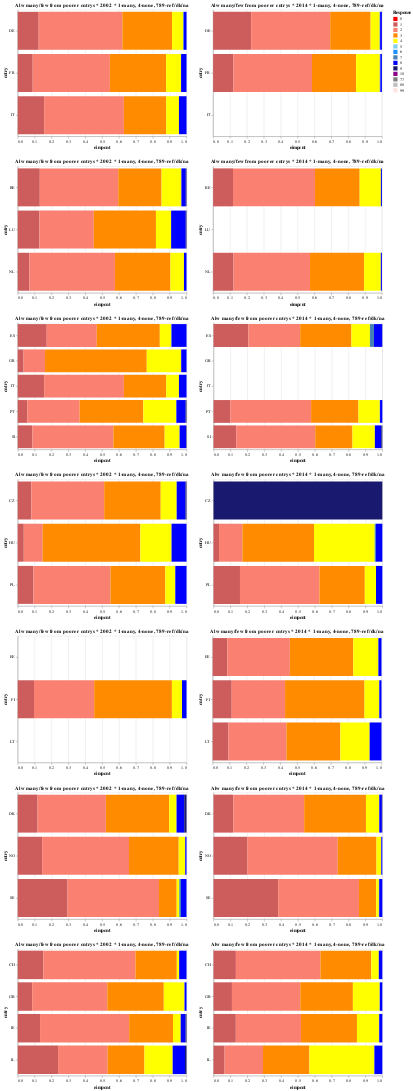

The code cell stored with this chart in its notebook:
### Code cell
utils.multigroup_plot(imm, ALL, 'eimpcnt')

### Figure 1 — Vega-Lite specification as saved in the notebook (floating-point values rounded to 4 significant figures)
{"$schema": "https://vega.github.io/schema/vega-lite/v2.6.0.json", "config": {"view": {"height": 300, "width": 400}}, "datasets": {"data-21030d6520898c2d5eb623ac5236640b": [{"cntry": "ES", "eimpcnt": 0.172, "essrnd": 1, "response": 1}, {"cntry": "ES", "eimpcnt": 0.2964, "essrnd": 1, "response": 2}, {"cntry": "ES", "eimpcnt": 0.3733, "essrnd": 1, "response": 3}, {"cntry": "ES", "eimpcnt": 0.0669, "essrnd": 1, "response": 4}, {"cntry": "ES", "eimpcnt": 0.003197, "essrnd": 1, "response": 7}, {"cntry": "ES", "eimpcnt": 0.08811, "essrnd": 1, "response": 8}, {"cntry": "PT", "eimpcnt": 0.05644, "essrnd": 1, "response": 1}, {"cntry": "PT", "eimpcnt": 0.3104, "essrnd": 1, "response": 2}, {"cntry": "PT", "eimpcnt": 0.3772, "essrnd": 1, "response": 3}, {"cntry": "PT", "eimpcnt": 0.1951, "essrnd": 1, "response": 4}, {"cntry": "PT", "eimpcnt": 0.0008244, "essrnd": 1, "response": 7}, {"cntry": "PT", "eimpcnt": 0.05472, "essrnd": 1, "response": 8}, {"cntry": "PT", "eimpcnt": 0.005296, "essrnd": 1, "response": 9}, {"cntry": "GR", "eimpcnt": 0.03473, "essrnd": 1, "response": 1}, {"cntry": "GR", "eimpcnt": 0.1271, "essrnd": 1, "response": 2}, {"cntry": "GR", "eimpcnt": 0.6026, "essrnd": 1, "response": 3}, {"cntry": "GR", "eimpcnt": 0.2036, "essrnd": 1, "response": 4}, {"cntry": "GR", "eimpcnt": 0.0004867, "essrnd": 1, "response": 7}, {"cntry": "GR", "eimpcnt": 0.03142, "essrnd": 1, "response": 8}, {"cntry": "IT", "eimpcnt": 0.1566, "essrnd": 1, "response": 1}, {"cntry": "IT", "eimpcnt": 0.4724, "essrnd": 1, "response": 2}, {"cntry": "IT", "eimpcnt": 0.2508, "essrnd": 1, "response": 3}, {"cntry": "IT", "eimpcnt": 0.07535, "essrnd": 1, "response": 4}, {"cntry": "IT", "eimpcnt": 0.04481, "essrnd": 1, "response": 8}, {"cntry": "SI", "eimpcnt": 0.08711, "essrnd": 1, "response": 1}, {"cntry": "SI", "eimpcnt": 0.4798, "essrnd": 1, "response": 2}, {"cntry": "SI", "eimpcnt": 0.3037, "essrnd": 1, "response": 3}, {"cntry": "SI", "eimpcnt": 0.08848, "essrnd": 1, "response": 4}, {"cntry": "SI", "eimpcnt": 0.03808, "essrnd": 1, "response": 8}, {"cntry": "SI", "eimpcnt": 0.002876, "essrnd": 1, "response": 9}], "data-21fa301419c89dcaf114e5a032d7178f": [{"cntry": "EE", "eimpcnt": 0.0865, "essrnd": 7, "response": 1}, {"cntry": "EE", "eimpcnt": 0.3707, "essrnd": 7, "response": 2}, {"cntry": "EE", "eimpcnt": 0.3759, "essrnd": 7, "response": 3}, {"cntry": "EE", "eimpcnt": 0.1484, "essrnd": 7, "response": 4}, {"cntry": "EE", "eimpcnt": 0.01844, "essrnd": 7, "response": 8}, {"cntry": "FI", "eimpcnt": 0.1128, "essrnd": 7, "response": 1}, {"cntry": "FI", "eimpcnt": 0.3161, "essrnd": 7, "response": 2}, {"cntry": "FI", "eimpcnt": 0.4704, "essrnd": 7, "response": 3}, {"cntry": "FI", "eimpcnt": 0.0862, "essrnd": 7, "response": 4}, {"cntry": "FI", "eimpcnt": 0.001814, "essrnd": 7, "response": 7}, {"cntry": "FI", "eimpcnt": 0.01267, "essrnd": 7, "response": 8}, {"cntry": "LT", "eimpcnt": 0.09347, "essrnd": 7, "response": 1}, {"cntry": "LT", "eimpcnt": 0.3434, "essrnd": 7, "response": 2}, {"cntry": "LT", "eimpcnt": 0.3198, "essrnd": 7, "response": 3}, {"cntry": "LT", "eimpcnt": 0.1731, "essrnd": 7, "response": 4}, {"cntry": "LT", "eimpcnt": 0.07016, "essrnd": 7, "response": 8}], "data-2ce0c29132242f0ea83e458c3a80968d": [{"cntry": "DK", "eimpcnt": 0.1176, "essrnd": 1, "response": 1}, {"cntry": "DK", "eimpcnt": 0.4046, "essrnd": 1, "response": 2}, {"cntry": "DK", "eimpcnt": 0.3752, "essrnd": 1, "response": 3}, {"cntry": "DK", "eimpcnt": 0.04353, "essrnd": 1, "response": 4}, {"cntry": "DK", "eimpcnt": 0.04535, "essrnd": 1, "response": 8}, {"cntry": "DK", "eimpcnt": 0.0137, "essrnd": 1, "response": 9}, {"cntry": "NO", "eimpcnt": 0.1447, "essrnd": 1, "response": 1}, {"cntry": "NO", "eimpcnt": 0.5144, "essrnd": 1, "response": 2}, {"cntry": "NO", "eimpcnt": 0.2947, "essrnd": 1, "response": 3}, {"cntry": "NO", "eimpcnt": 0.03707, "essrnd": 1, "response": 4}, {"cntry": "NO", "eimpcnt": 0.001728, "essrnd": 1, "response": 7}, {"cntry": "NO", "eimpcnt": 0.007374, "essrnd": 1, "response": 8}, {"cntry": "SE", "eimpcnt": 0.2953, "essrnd": 1, "response": 1}, {"cntry": "SE", "eimpcnt": 0.5418, "essrnd": 1, "response": 2}, {"cntry": "SE", "eimpcnt": 0.1047, "essrnd": 1, "response": 3}, {"cntry": "SE", "eimpcnt": 0.01538, "essrnd": 1, "response": 4}, {"cntry": "SE", "eimpcnt": 0.01017, "essrnd": 1, "response": 7}, {"cntry": "SE", "eimpcnt": 0.03213, "essrnd": 1, "response": 8}, {"cntry": "SE", "eimpcnt": 0.0004953, "essrnd": 1, "response": 9}], "data-2e280d7c9b11625b8d409eaee5e2ba03": [{"cntry": "CH", "eimpcnt": 0.1513, "essrnd": 1, "response": 1}, {"cntry": "CH", "eimpcnt": 0.5462, "essrnd": 1, "response": 2}, {"cntry": "CH", "eimpcnt": 0.245, "essrnd": 1, "response": 3}, {"cntry": "CH", "eimpcnt": 0.01379, "essrnd": 1, "response": 4}, {"cntry": "CH", "eimpcnt": 0.04367, "essrnd": 1, "response": 8}, {"cntry": "GB", "eimpcnt": 0.08566, "essrnd": 1, "response": 1}, {"cntry": "GB", "eimpcnt": 0.4452, "essrnd": 1, "response": 2}, {"cntry": "GB", "eimpcnt": 0.3346, "essrnd": 1, "response": 3}, {"cntry": "GB", "eimpcnt": 0.122, "essrnd": 1, "response": 4}, {"cntry": "GB", "eimpcnt": 0.001112, "essrnd": 1, "response": 7}, {"cntry": "GB", "eimpcnt": 0.0114, "essrnd": 1, "response": 8}, {"cntry": "IE", "eimpcnt": 0.1323, "essrnd": 1, "response": 1}, {"cntry": "IE", "eimpcnt": 0.5276, "essrnd": 1, "response": 2}, {"cntry": "IE", "eimpcnt": 0.2599, "essrnd": 1, "response": 3}, {"cntry": "IE", "eimpcnt": 0.04577, "essrnd": 1, "response": 4}, {"cntry": "IE", "eimpcnt": 0.0288, "essrnd": 1, "response": 8}, {"cntry": "IE", "eimpcnt": 0.005579, "essrnd": 1, "response": 9}, {"cntry": "IL", "eimpcnt": 0.239, "essrnd": 1, "response": 1}, {"cntry": "IL", "eimpcnt": 0.2935, "essrnd": 1, "response": 2}, {"cntry": "IL", "eimpcnt": 0.2183, "essrnd": 1, "response": 3}, {"cntry": "IL", "eimpcnt": 0.1672, "essrnd": 1, "response": 4}, {"cntry": "IL", "eimpcnt": 0.07289, "essrnd": 1, "response": 8}, {"cntry": "IL", "eimpcnt": 0.009146, "essrnd": 1, "response": 9}], "data-4727062a19b64a0c220c93d1cd1ff5c6": [{"cntry": "DE", "eimpcnt": 0.1241, "essrnd": 1, "response": 1}, {"cntry": "DE", "eimpcnt": 0.4955, "essrnd": 1, "response": 2}, {"cntry": "DE", "eimpcnt": 0.2947, "essrnd": 1, "response": 3}, {"cntry": "DE", "eimpcnt": 0.06544, "essrnd": 1, "response": 4}, {"cntry": "DE", "eimpcnt": 0.003896, "essrnd": 1, "response": 7}, {"cntry": "DE", "eimpcnt": 0.01632, "essrnd": 1, "response": 8}, {"cntry": "FR", "eimpcnt": 0.08881, "essrnd": 1, "response": 1}, {"cntry": "FR", "eimpcnt": 0.4573, "essrnd": 1, "response": 2}, {"cntry": "FR", "eimpcnt": 0.3331, "essrnd": 1, "response": 3}, {"cntry": "FR", "eimpcnt": 0.08863, "essrnd": 1, "response": 4}, {"cntry": "FR", "eimpcnt": 0.03221, "essrnd": 1, "response": 8}, {"cntry": "IT", "eimpcnt": 0.1566, "essrnd": 1, "response": 1}, {"cntry": "IT", "eimpcnt": 0.4724, "essrnd": 1, "response": 2}, {"cntry": "IT", "eimpcnt": 0.2508, "essrnd": 1, "response": 3}, {"cntry": "IT", "eimpcnt": 0.07535, "essrnd": 1, "response": 4}, {"cntry": "IT", "eimpcnt": 0.04481, "essrnd": 1, "response": 8}], "data-4b9bf45a5e732a5a0cfc5ff7a6ea617f": [{"cntry": "PL", "eimpcnt": 0.09339, "essrnd": 1, "response": 1}, {"cntry": "PL", "eimpcnt": 0.4563, "essrnd": 1, "response": 2}, {"cntry": "PL", "eimpcnt": 0.325, "essrnd": 1, "response": 3}, {"cntry": "PL", "eimpcnt": 0.05878, "essrnd": 1, "response": 4}, {"cntry": "PL", "eimpcnt": 0.06658, "essrnd": 1, "response": 8}, {"cntry": "HU", "eimpcnt": 0.03593, "essrnd": 1, "response": 1}, {"cntry": "HU", "eimpcnt": 0.1117, "essrnd": 1, "response": 2}, {"cntry": "HU", "eimpcnt": 0.5791, "essrnd": 1, "response": 3}, {"cntry": "HU", "eimpcnt": 0.1845, "essrnd": 1, "response": 4}, {"cntry": "HU", "eimpcnt": 0.08876, "essrnd": 1, "response": 8}, {"cntry": "CZ", "eimpcnt": 0.08111, "essrnd": 1, "response": 1}, {"cntry": "CZ", "eimpcnt": 0.4312, "essrnd": 1, "response": 2}, {"cntry": "CZ", "eimpcnt": 0.335, "essrnd": 1, "response": 3}, {"cntry": "CZ", "eimpcnt": 0.09449, "essrnd": 1, "response": 4}, {"cntry": "CZ", "eimpcnt": 0.05233, "essrnd": 1, "response": 8}, {"cntry": "CZ", "eimpcnt": 0.005934, "essrnd": 1, "response": 9}], "data-672e9588717fdf48c7c6d6b4a53b3f22": [{"cntry": "PL", "eimpcnt": 0.1567, "essrnd": 7, "response": 1}, {"cntry": "PL", "eimpcnt": 0.4707, "essrnd": 7, "response": 2}, {"cntry": "PL", "eimpcnt": 0.2688, "essrnd": 7, "response": 3}, {"cntry": "PL", "eimpcnt": 0.06618, "essrnd": 7, "response": 4}, {"cntry": "PL", "eimpcnt": 0.03759, "essrnd": 7, "response": 8}, {"cntry": "HU", "eimpcnt": 0.03258, "essrnd": 7, "response": 1}, {"cntry": "HU", "eimpcnt": 0.138, "essrnd": 7, "response": 2}, {"cntry": "HU", "eimpcnt": 0.4246, "essrnd": 7, "response": 3}, {"cntry": "HU", "eimpcnt": 0.3596, "essrnd": 7, "response": 4}, {"cntry": "HU", "eimpcnt": 0.006946, "essrnd": 7, "response": 7}, {"cntry": "HU", "eimpcnt": 0.03821, "essrnd": 7, "response": 8}, {"cntry": "CZ", "eimpcnt": 1.0, "essrnd": 7, "response": 9}], "data-6748a48e72dfc60a76a5e18b2801ee4a": [{"cntry": "ES", "eimpcnt": 0.2065, "essrnd": 7, "response": 1}, {"cntry": "ES", "eimpcnt": 0.3067, "essrnd": 7, "response": 2}, {"cntry": "ES", "eimpcnt": 0.3038, "essrnd": 7, "response": 3}, {"cntry": "ES", "eimpcnt": 0.1096, "essrnd": 7, "response": 4}, {"cntry": "ES", "eimpcnt": 0.0242, "essrnd": 7, "response": 7}, {"cntry": "ES", "eimpcnt": 0.04868, "essrnd": 7, "response": 8}, {"cntry": "ES", "eimpcnt": 0.0005442, "essrnd": 7, "response": 9}, {"cntry": "PT", "eimpcnt": 0.09978, "essrnd": 7, "response": 1}, {"cntry": "PT", "eimpcnt": 0.4781, "essrnd": 7, "response": 2}, {"cntry": "PT", "eimpcnt": 0.2806, "essrnd": 7, "response": 3}, {"cntry": "PT", "eimpcnt": 0.1264, "essrnd": 7, "response": 4}, {"cntry": "PT", "eimpcnt": 0.001488, "essrnd": 7, "response": 7}, {"cntry": "PT", "eimpcnt": 0.01353, "essrnd": 7, "response": 8}, {"cntry": "GR", "eimpcnt": 0, "essrnd": 7, "response": 0}, {"cntry": "IT", "eimpcnt": 0, "essrnd": 7, "response": 0}, {"cntry": "SI", "eimpcnt": 0.1345, "essrnd": 7, "response": 1}, {"cntry": "SI", "eimpcnt": 0.468, "essrnd": 7, "response": 2}, {"cntry": "SI", "eimpcnt": 0.2208, "essrnd": 7, "response": 3}, {"cntry": "SI", "eimpcnt": 0.1326, "essrnd": 7, "response": 4}, {"cntry": "SI", "eimpcnt": 0.03825, "essrnd": 7, "response": 8}, {"cntry": "SI", "eimpcnt": 0.006008, "essrnd": 7, "response": 9}], "data-7b885f529e5c8628a75c6cdc7dfd09c1": [{"cntry": "BE", "eimpcnt": 0.1178, "essrnd": 7, "response": 1}, {"cntry": "BE", "eimpcnt": 0.4859, "essrnd": 7, "response": 2}, {"cntry": "BE", "eimpcnt": 0.2646, "essrnd": 7, "response": 3}, {"cntry": "BE", "eimpcnt": 0.1256, "essrnd": 7, "response": 4}, {"cntry": "BE", "eimpcnt": 0.006075, "essrnd": 7, "response": 8}, {"cntry": "NL", "eimpcnt": 0.1211, "essrnd": 7, "response": 1}, {"cntry": "NL", "eimpcnt": 0.453, "essrnd": 7, "response": 2}, {"cntry": "NL", "eimpcnt": 0.3203, "essrnd": 7, "response": 3}, {"cntry": "NL", "eimpcnt": 0.09867, "essrnd": 7, "response": 4}, {"cntry": "NL", "eimpcnt": 0.001214, "essrnd": 7, "response": 7}, {"cntry": "NL", "eimpcnt": 0.005779, "essrnd": 7, "response": 8}, {"cntry": "LU", "eimpcnt": 0, "essrnd": 7, "response": 0}], "data-8cc0f1299e6c82b607bb31715eb36337": [{"cntry": "DE", "eimpcnt": 0.2255, "essrnd": 7, "response": 1}, {"cntry": "DE", "eimpcnt": 0.4682, "essrnd": 7, "response": 2}, {"cntry": "DE", "eimpcnt": 0.2394, "essrnd": 7, "response": 3}, {"cntry": "DE", "eimpcnt": 0.05351, "essrnd": 7, "response": 4}, {"cntry": "DE", "eimpcnt": 0.002779, "essrnd": 7, "response": 7}, {"cntry": "DE", "eimpcnt": 0.01058, "essrnd": 7, "response": 8}, {"cntry": "FR", "eimpcnt": 0.1201, "essrnd": 7, "response": 1}, {"cntry": "FR", "eimpcnt": 0.4658, "essrnd": 7, "response": 2}, {"cntry": "FR", "eimpcnt": 0.2611, "essrnd": 7, "response": 3}, {"cntry": "FR", "eimpcnt": 0.1405, "essrnd": 7, "response": 4}, {"cntry": "FR", "eimpcnt": 0.003161, "essrnd": 7, "response": 7}, {"cntry": "FR", "eimpcnt": 0.009358, "essrnd": 7, "response": 8}, {"cntry": "IT", "eimpcnt": 0, "essrnd": 7, "response": 0}], "data-aeefe2d3326d7aa0c1e36911f0d1e81b": [{"cntry": "CH", "eimpcnt": 0.1325, "essrnd": 7, "response": 1}, {"cntry": "CH", "eimpcnt": 0.5007, "essrnd": 7, "response": 2}, {"cntry": "CH", "eimpcnt": 0.3016, "essrnd": 7, "response": 3}, {"cntry": "CH", "eimpcnt": 0.04446, "essrnd": 7, "response": 4}, {"cntry": "CH", "eimpcnt": 0.02085, "essrnd": 7, "response": 8}, {"cntry": "GB", "eimpcnt": 0.1092, "essrnd": 7, "response": 1}, {"cntry": "GB", "eimpcnt": 0.4049, "essrnd": 7, "response": 2}, {"cntry": "GB", "eimpcnt": 0.3115, "essrnd": 7, "response": 3}, {"cntry": "GB", "eimpcnt": 0.1583, "essrnd": 7, "response": 4}, {"cntry": "GB", "eimpcnt": 0.001764, "essrnd": 7, "response": 7}, {"cntry": "GB", "eimpcnt": 0.01428, "essrnd": 7, "response": 8}, {"cntry": "IE", "eimpcnt": 0.1321, "essrnd": 7, "response": 1}, {"cntry": "IE", "eimpcnt": 0.3858, "essrnd": 7, "response": 2}, {"cntry": "IE", "eimpcnt": 0.3317, "essrnd": 7, "response": 3}, {"cntry": "IE", "eimpcnt": 0.1303, "essrnd": 7, "response": 4}, {"cntry": "IE", "eimpcnt": 0.001793, "essrnd": 7, "response": 7}, {"cntry": "IE", "eimpcnt": 0.01823, "essrnd": 7, "response": 8}, {"cntry": "IL", "eimpcnt": 0.06554, "essrnd": 7, "response": 1}, {"cntry": "IL", "eimpcnt": 0.2275, "essrnd": 7, "response": 2}, {"cntry": "IL", "eimpcnt": 0.2751, "essrnd": 7, "response": 3}, {"cntry": "IL", "eimpcnt": 0.3846, "essrnd": 7, "response": 4}, {"cntry": "IL", "eimpcnt": 0.04719, "essrnd": 7, "response": 8}], "data-dc4efba003d9a475f2cbf13c52459ac7": [{"cntry": "DK", "eimpcnt": 0.1168, "essrnd": 7, "response": 1}, {"cntry": "DK", "eimpcnt": 0.4202, "essrnd": 7, "response": 2}, {"cntry": "DK", "eimpcnt": 0.366, "essrnd": 7, "response": 3}, {"cntry": "DK", "eimpcnt": 0.07887, "essrnd": 7, "response": 4}, {"cntry": "DK", "eimpcnt": 0.01543, "essrnd": 7, "response": 8}, {"cntry": "DK", "eimpcnt": 0.002714, "essrnd": 7, "response": 9}, {"cntry": "NO", "eimpcnt": 0.1996, "essrnd": 7, "response": 1}, {"cntry": "NO", "eimpcnt": 0.5363, "essrnd": 7, "response": 2}, {"cntry": "NO", "eimpcnt": 0.2295, "essrnd": 7, "response": 3}, {"cntry": "NO", "eimpcnt": 0.02783, "essrnd": 7, "response": 4}, {"cntry": "NO", "eimpcnt": 0.0004897, "essrnd": 7, "response": 7}, {"cntry": "NO", "eimpcnt": 0.006232, "essrnd": 7, "response": 8}, {"cntry": "SE", "eimpcnt": 0.3834, "essrnd": 7, "response": 1}, {"cntry": "SE", "eimpcnt": 0.4783, "essrnd": 7, "response": 2}, {"cntry": "SE", "eimpcnt": 0.1019, "essrnd": 7, "response": 3}, {"cntry": "SE", "eimpcnt": 0.01592, "essrnd": 7, "response": 4}, {"cntry": "SE", "eimpcnt": 0.001856, "essrnd": 7, "response": 7}, {"cntry": "SE", "eimpcnt": 0.01864, "essrnd": 7, "response": 8}], "data-dd809ebe90d3152d6a9ebbacc5f7a069": [{"cntry": "EE", "eimpcnt": 0, "essrnd": 1, "response": 0}, {"cntry": "FI", "eimpcnt": 0.09629, "essrnd": 1, "response": 1}, {"cntry": "FI", "eimpcnt": 0.3567, "essrnd": 1, "response": 2}, {"cntry": "FI", "eimpcnt": 0.4605, "essrnd": 1, "response": 3}, {"cntry": "FI", "eimpcnt": 0.0596, "essrnd": 1, "response": 4}, {"cntry": "FI", "eimpcnt": 0.02697, "essrnd": 1, "response": 8}, {"cntry": "LT", "eimpcnt": 0, "essrnd": 1, "response": 0}], "data-fa5ab97b301c683630272338a93fc67f": [{"cntry": "BE", "eimpcnt": 0.1307, "essrnd": 1, "response": 1}, {"cntry": "BE", "eimpcnt": 0.4649, "essrnd": 1, "response": 2}, {"cntry": "BE", "eimpcnt": 0.2566, "essrnd": 1, "response": 3}, {"cntry": "BE", "eimpcnt": 0.1173, "essrnd": 1, "response": 4}, {"cntry": "BE", "eimpcnt": 0.02611, "essrnd": 1, "response": 8}, {"cntry": "BE", "eimpcnt": 0.004331, "essrnd": 1, "response": 9}, {"cntry": "NL", "eimpcnt": 0.06883, "essrnd": 1, "response": 1}, {"cntry": "NL", "eimpcnt": 0.5073, "essrnd": 1, "response": 2}, {"cntry": "NL", "eimpcnt": 0.3287, "essrnd": 1, "response": 3}, {"cntry": "NL", "eimpcnt": 0.07994, "essrnd": 1, "response": 4}, {"cntry": "NL", "eimpcnt": 0.01521, "essrnd": 1, "response": 8}, {"cntry": "LU", "eimpcnt": 0.1284, "essrnd": 1, "response": 1}, {"cntry": "LU", "eimpcnt": 0.3222, "essrnd": 1, "response": 2}, {"cntry": "LU", "eimpcnt": 0.3682, "essrnd": 1, "response": 3}, {"cntry": "LU", "eimpcnt": 0.0899, "essrnd": 1, "response": 4}, {"cntry": "LU", "eimpcnt": 0.0868, "essrnd": 1, "response": 8}, {"cntry": "LU", "eimpcnt": 0.004464, "essrnd": 1, "response": 9}]}, "vconcat": [{"hconcat": [{"data": {"name": "data-4727062a19b64a0c220c93d1cd1ff5c6"}, "encoding": {"color": {"field": "response", "legend": {"title": "Response"}, "scale": {"domain": [0, 1, 2, 3, 4, 5, 6, 7, 8, 9, 10, 77, 88, 99], "range": ["red", "indianred", "salmon", "darkorange", "yellow", "skyblue", "dodgerblue", "steelblue", "blue", "midnightblue", "darkmagenta", "gray", "silver", "mistyrose"]}, "type": "ordinal"}, "order": {"field": "response", "sort": "ascending", "type": "quantitative"}, "x": {"field": "eimpcnt", "scale": {"domain": [0, 1]}, "type": "quantitative"}, "y": {"field": "cntry", "type": "nominal"}}, "mark": "bar", "title": "Alw many/few from poorer cntrys * 2002 * 1-many, 4-none, 789-ref/dk/na"}, {"data": {"name": "data-8cc0f1299e6c82b607bb31715eb36337"}, "encoding": {"color": {"field": "response", "legend": {"title": "Response"}, "scale": {"domain": [0, 1, 2, 3, 4, 5, 6, 7, 8, 9, 10, 77, 88, 99], "range": ["red", "indianred", "salmon", "darkorange", "yellow", "skyblue", "dodgerblue", "steelblue", "blue", "midnightblue", "darkmagenta", "gray", "silver", "mistyrose"]}, "type": "ordinal"}, "order": {"field": "response", "sort": "ascending", "type": "quantitative"}, "x": {"field": "eimpcnt", "scale": {"domain": [0, 1]}, "type": "quantitative"}, "y": {"field": "cntry", "type": "nominal"}}, "mark": "bar", "title": "Alw many/few from poorer cntrys * 2014 * 1-many, 4-none, 789-ref/dk/na"}]}, {"hconcat": [{"data": {"name": "data-fa5ab97b301c683630272338a93fc67f"}, "encoding": {"color": {"field": "response", "legend": {"title": "Response"}, "scale": {"domain": [0, 1, 2, 3, 4, 5, 6, 7, 8, 9, 10, 77, 88, 99], "range": ["red", "indianred", "salmon", "darkorange", "yellow", "skyblue", "dodgerblue", "steelblue", "blue", "midnightblue", "darkmagenta", "gray", "silver", "mistyrose"]}, "type": "ordinal"}, "order": {"field": "response", "sort": "ascending", "type": "quantitative"}, "x": {"field": "eimpcnt", "scale": {"domain": [0, 1]}, "type": "quantitative"}, "y": {"field": "cntry", "type": "nominal"}}, "mark": "bar", "title": "Alw many/few from poorer cntrys * 2002 * 1-many, 4-none, 789-ref/dk/na"}, {"data": {"name": "data-7b885f529e5c8628a75c6cdc7dfd09c1"}, "encoding": {"color": {"field": "response", "legend": {"title": "Response"}, "scale": {"domain": [0, 1, 2, 3, 4, 5, 6, 7, 8, 9, 10, 77, 88, 99], "range": ["red", "indianred", "salmon", "darkorange", "yellow", "skyblue", "dodgerblue", "steelblue", "blue", "midnightblue", "darkmagenta", "gray", "silver", "mistyrose"]}, "type": "ordinal"}, "order": {"field": "response", "sort": "ascending", "type": "quantitative"}, "x": {"field": "eimpcnt", "scale": {"domain": [0, 1]}, "type": "quantitative"}, "y": {"field": "cntry", "type": "nominal"}}, "mark": "bar", "title": "Alw many/few from poorer cntrys * 2014 * 1-many, 4-none, 789-ref/dk/na"}]}, {"hconcat": [{"data": {"name": "data-21030d6520898c2d5eb623ac5236640b"}, "encoding": {"color": {"field": "response", "legend": {"title": "Response"}, "scale": {"domain": [0, 1, 2, 3, 4, 5, 6, 7, 8, 9, 10, 77, 88, 99], "range": ["red", "indianred", "salmon", "darkorange", "yellow", "skyblue", "dodgerblue", "steelblue", "blue", "midnightblue", "darkmagenta", "gray", "silver", "mistyrose"]}, "type": "ordinal"}, "order": {"field": "response", "sort": "ascending", "type": "quantitative"}, "x": {"field": "eimpcnt", "scale": {"domain": [0, 1]}, "type": "quantitative"}, "y": {"field": "cntry", "type": "nominal"}}, "mark": "bar", "title": "Alw many/few from poorer cntrys * 2002 * 1-many, 4-none, 789-ref/dk/na"}, {"data": {"name": "data-6748a48e72dfc60a76a5e18b2801ee4a"}, "encoding": {"color": {"field": "response", "legend": {"title": "Response"}, "scale": {"domain": [0, 1, 2, 3, 4, 5, 6, 7, 8, 9, 10, 77, 88, 99], "range": ["red", "indianred", "salmon", "darkorange", "yellow", "skyblue", "dodgerblue", "steelblue", "blue", "midnightblue", "darkmagenta", "gray", "silver", "mistyrose"]}, "type": "ordinal"}, "order": {"field": "response", "sort": "ascending", "type": "quantitative"}, "x": {"field": "eimpcnt", "scale": {"domain": [0, 1]}, "type": "quantitative"}, "y": {"field": "cntry", "type": "nominal"}}, "mark": "bar", "title": "Alw many/few from poorer cntrys * 2014 * 1-many, 4-none, 789-ref/dk/na"}]}, {"hconcat": [{"data": {"name": "data-4b9bf45a5e732a5a0cfc5ff7a6ea617f"}, "encoding": {"color": {"field": "response", "legend": {"title": "Response"}, "scale": {"domain": [0, 1, 2, 3, 4, 5, 6, 7, 8, 9, 10, 77, 88, 99], "range": ["red", "indianred", "salmon", "darkorange", "yellow", "skyblue", "dodgerblue", "steelblue", "blue", "midnightblue", "darkmagenta", "gray", "silver", "mistyrose"]}, "type": "ordinal"}, "order": {"field": "response", "sort": "ascending", "type": "quantitative"}, "x": {"field": "eimpcnt", "scale": {"domain": [0, 1]}, "type": "quantitative"}, "y": {"field": "cntry", "type": "nominal"}}, "mark": "bar", "title": "Alw many/few from poorer cntrys * 2002 * 1-many, 4-none, 789-ref/dk/na"}, {"data": {"name": "data-672e9588717fdf48c7c6d6b4a53b3f22"}, "encoding": {"color": {"field": "response", "legend": {"title": "Response"}, "scale": {"domain": [0, 1, 2, 3, 4, 5, 6, 7, 8, 9, 10, 77, 88, 99], "range": ["red", "indianred", "salmon", "darkorange", "yellow", "skyblue", "dodgerblue", "steelblue", "blue", "midnightblue", "darkmagenta", "gray", "silver", "mistyrose"]}, "type": "ordinal"}, "order": {"field": "response", "sort": "ascending", "type": "quantitative"}, "x": {"field": "eimpcnt", "scale": {"domain": [0, 1]}, "type": "quantitative"}, "y": {"field": "cntry", "type": "nominal"}}, "mark": "bar", "title": "Alw many/few from poorer cntrys * 2014 * 1-many, 4-none, 789-ref/dk/na"}]}, {"hconcat": [{"data": {"name": "data-dd809ebe90d3152d6a9ebbacc5f7a069"}, "encoding": {"color": {"field": "response", "legend": {"title": "Response"}, "scale": {"domain": [0, 1, 2, 3, 4, 5, 6, 7, 8, 9, 10, 77, 88, 99], "range": ["red", "indianred", "salmon", "darkorange", "yellow", "skyblue", "dodgerblue", "steelblue", "blue", "midnightblue", "darkmagenta", "gray", "silver", "mistyrose"]}, "type": "ordinal"}, "order": {"field": "response", "sort": "ascending", "type": "quantitative"}, "x": {"field": "eimpcnt", "scale": {"domain": [0, 1]}, "type": "quantitative"}, "y": {"field": "cntry", "type": "nominal"}}, "mark": "bar", "title": "Alw many/few from poorer cntrys * 2002 * 1-many, 4-none, 789-ref/dk/na"}, {"data": {"name": "data-21fa301419c89dcaf114e5a032d7178f"}, "encoding": {"color": {"field": "response", "legend": {"title": "Response"}, "scale": {"domain": [0, 1, 2, 3, 4, 5, 6, 7, 8, 9, 10, 77, 88, 99], "range": ["red", "indianred", "salmon", "darkorange", "yellow", "skyblue", "dodgerblue", "steelblue", "blue", "midnightblue", "darkmagenta", "gray", "silver", "mistyrose"]}, "type": "ordinal"}, "order": {"field": "response", "sort": "ascending", "type": "quantitative"}, "x": {"field": "eimpcnt", "scale": {"domain": [0, 1]}, "type": "quantitative"}, "y": {"field": "cntry", "type": "nominal"}}, "mark": "bar", "title": "Alw many/few from poorer cntrys * 2014 * 1-many, 4-none, 789-ref/dk/na"}]}, {"hconcat": [{"data": {"name": "data-2ce0c29132242f0ea83e458c3a80968d"}, "encoding": {"color": {"field": "response", "legend": {"title": "Response"}, "scale": {"domain": [0, 1, 2, 3, 4, 5, 6, 7, 8, 9, 10, 77, 88, 99], "range": ["red", "indianred", "salmon", "darkorange", "yellow", "skyblue", "dodgerblue", "steelblue", "blue", "midnightblue", "darkmagenta", "gray", "silver", "mistyrose"]}, "type": "ordinal"}, "order": {"field": "response", "sort": "ascending", "type": "quantitative"}, "x": {"field": "eimpcnt", "scale": {"domain": [0, 1]}, "type": "quantitative"}, "y": {"field": "cntry", "type": "nominal"}}, "mark": "bar", "title": "Alw many/few from poorer cntrys * 2002 * 1-many, 4-none, 789-ref/dk/na"}, {"data": {"name": "data-dc4efba003d9a475f2cbf13c52459ac7"}, "encoding": {"color": {"field": "response", "legend": {"title": "Response"}, "scale": {"domain": [0, 1, 2, 3, 4, 5, 6, 7, 8, 9, 10, 77, 88, 99], "range": ["red", "indianred", "salmon", "darkorange", "yellow", "skyblue", "dodgerblue", "steelblue", "blue", "midnightblue", "darkmagenta", "gray", "silver", "mistyrose"]}, "type": "ordinal"}, "order": {"field": "response", "sort": "ascending", "type": "quantitative"}, "x": {"field": "eimpcnt", "scale": {"domain": [0, 1]}, "type": "quantitative"}, "y": {"field": "cntry", "type": "nominal"}}, "mark": "bar", "title": "Alw many/few from poorer cntrys * 2014 * 1-many, 4-none, 789-ref/dk/na"}]}, {"hconcat": [{"data": {"name": "data-2e280d7c9b11625b8d409eaee5e2ba03"}, "encoding": {"color": {"field": "response", "legend": {"title": "Response"}, "scale": {"domain": [0, 1, 2, 3, 4, 5, 6, 7, 8, 9, 10, 77, 88, 99], "range": ["red", "indianred", "salmon", "darkorange", "yellow", "skyblue", "dodgerblue", "steelblue", "blue", "midnightblue", "darkmagenta", "gray", "silver", "mistyrose"]}, "type": "ordinal"}, "order": {"field": "response", "sort": "ascending", "type": "quantitative"}, "x": {"field": "eimpcnt", "scale": {"domain": [0, 1]}, "type": "quantitative"}, "y": {"field": "cntry", "type": "nominal"}}, "mark": "bar", "title": "Alw many/few from poorer cntrys * 2002 * 1-many, 4-none, 789-ref/dk/na"}, {"data": {"name": "data-aeefe2d3326d7aa0c1e36911f0d1e81b"}, "encoding": {"color": {"field": "response", "legend": {"title": "Response"}, "scale": {"domain": [0, 1, 2, 3, 4, 5, 6, 7, 8, 9, 10, 77, 88, 99], "range": ["red", "indianred", "salmon", "darkorange", "yellow", "skyblue", "dodgerblue", "steelblue", "blue", "midnightblue", "darkmagenta", "gray", "silver", "mistyrose"]}, "type": "ordinal"}, "order": {"field": "response", "sort": "ascending", "type": "quantitative"}, "x": {"field": "eimpcnt", "scale": {"domain": [0, 1]}, "type": "quantitative"}, "y": {"field": "cntry", "type": "nominal"}}, "mark": "bar", "title": "Alw many/few from poorer cntrys * 2014 * 1-many, 4-none, 789-ref/dk/na"}]}]}
